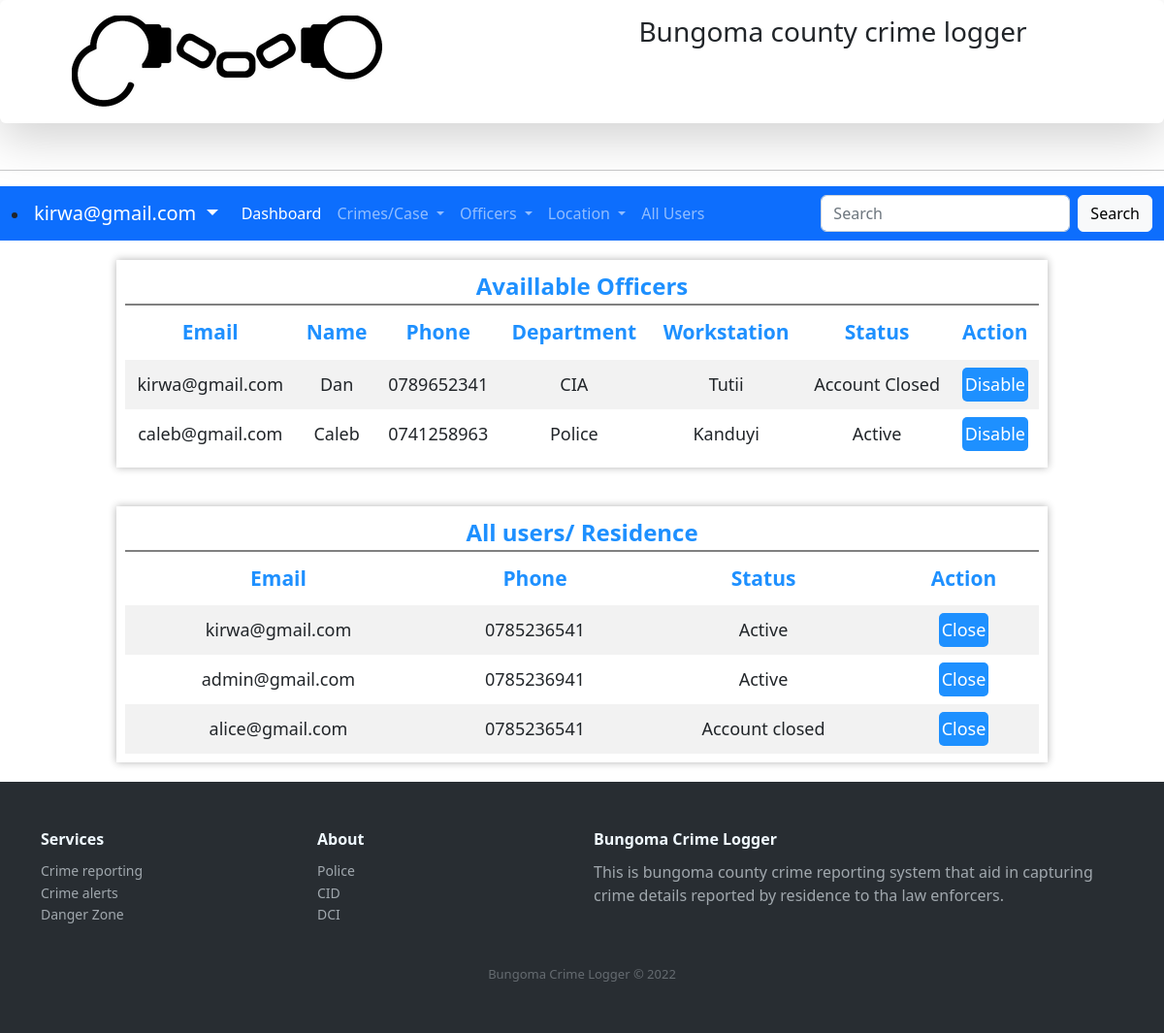
Page /systemusers.php (signed in) on the committed database.
### tables this page shows
CREATE TABLE IF NOT EXISTS `tblofficers` (
  `officerID` int(12) NOT NULL AUTO_INCREMENT,
  `firstname` varchar(255) NOT NULL,
  `othername` varchar(255) NOT NULL,
  `phone` varchar(255) NOT NULL,
  `email` varchar(255) NOT NULL,
  `gender` varchar(6) NOT NULL,
  `officernumber` int(12) NOT NULL,
  `departmentID` int(12) NOT NULL,
  `workstationID` int(12) NOT NULL,
  `dateadded` date NOT NULL,
  `dateupdated` date NOT NULL,
  `status` int(1) NOT NULL,
  PRIMARY KEY (`officerID`),
  KEY `derp` (`departmentID`),
  KEY `station` (`workstationID`)
);

CREATE TABLE IF NOT EXISTS `tbldepartment` (
  `departmentId` int(12) NOT NULL AUTO_INCREMENT,
  `departmentName` varchar(255) NOT NULL,
  `description` varchar(255) NOT NULL,
  `dateadded` date NOT NULL,
  `dateupdated` date NOT NULL,
  `status` int(1) NOT NULL,
  PRIMARY KEY (`departmentId`)
);

CREATE TABLE IF NOT EXISTS `tblworkstation` (
  `workstationID` int(12) NOT NULL AUTO_INCREMENT,
  `workstation` varchar(255) NOT NULL,
  `description` varchar(255) NOT NULL,
  `dateadded` date NOT NULL,
  `dateupdated` date NOT NULL,
  `departmentID` int(12) NOT NULL,
  `status` int(1) NOT NULL,
  PRIMARY KEY (`workstationID`),
  KEY `depwrok` (`departmentID`)
);

CREATE TABLE IF NOT EXISTS `tblresidence` (
  `residenceID` int(12) NOT NULL AUTO_INCREMENT,
  `residenceIdNumber` varchar(12) NOT NULL,
  `firstname` varchar(255) NOT NULL,
  `othername` varchar(255) NOT NULL,
  `gender` varchar(6) NOT NULL,
  `phone` varchar(255) NOT NULL,
  `email` varchar(255) NOT NULL,
  `countyID` int(12) NOT NULL,
  `consituencyID` int(12) NOT NULL,
  `wardID` int(12) NOT NULL,
  `village` varchar(255) NOT NULL,
  `photo` varchar(255) NOT NULL,
  `datecreated` date NOT NULL,
  `dateupdated` date NOT NULL,
  `status` int(1) NOT NULL,
  PRIMARY KEY (`residenceID`),
  UNIQUE KEY `email` (`email`),
  KEY `wardres` (`wardID`),
  KEY `countyres` (`countyID`),
  KEY `constres` (`consituencyID`)
);

### systemusers.php (the view, shortened to what this page needs)
<?php require_once('Connections/crimecon.php'); ?>
<?php
$maxRows_AllusersinSystem = 10;
$pageNum_AllusersinSystem = 0;
$startRow_AllusersinSystem = $pageNum_AllusersinSystem * $maxRows_AllusersinSystem;
$query_AllusersinSystem = "SELECT tblresidence.email, tblresidence.phone, tblresidence.status FROM tblresidence";
$query_limit_AllusersinSystem = sprintf("%s LIMIT %d, %d", $query_AllusersinSystem, $startRow_AllusersinSystem, $maxRows_AllusersinSystem);
$AllusersinSystem = mysql_query($query_limit_AllusersinSystem, $crimecon) or die(mysql_error());
$row_AllusersinSystem = mysql_fetch_assoc($AllusersinSystem);
$query_AllOfficers = "SELECT tblofficers.email, tblofficers.firstname, tblofficers.phone, tblofficers.status, tbldepartment.departmentName, tblworkstation.workstation FROM tblofficers, tblworkstation, tbldepartment WHERE tblworkstation.workstationID = tblofficers.workstationID AND tbldepartment.departmentId = tblofficers.departmentID";
$AllOfficers = mysql_query($query_AllOfficers, $crimecon) or die(mysql_error());
$row_AllOfficers = mysql_fetch_assoc($AllOfficers);
?>
<!DOCTYPE html PUBLIC "-//W3C//DTD XHTML 1.0 Transitional//EN" "http://www.w3.org/TR/xhtml1/DTD/xhtml1-transitional.dtd">
<html xmlns="http://www.w3.org/1999/xhtml">
<head>
<link rel="stylesheet" type="text/css" href="customcss/navigation.css">
<link rel="stylesheet" type="text/css" href="customcss/myelements.css">
<link rel="stylesheet" type="text/css" href="customcss/admin.css">
<link rel="stylesheet" type="text/css" href="customcss/popupanalysis.css">
<link rel="stylesheet" type="text/css" href="css/bootstrap.min.css">
<link rel="stylesheet" href="https://cdnjs.cloudflare.com/ajax/libs/ionicons/2.0.1/css/ionicons.min.css">
</head>
<body>
<nav class="shadow-lg p-3 mb-5 bg-body rounded">
   <div class="logoholder">
   	<div class="logo-holder">
   		<img src="assets/logo/logo.png">
   	</div>
   	<div class="name-holder">
   		<h3>Bungoma county crime logger</h3>
   	</div>
   </div>
   </nav>
   <hr>
      <nav class="navbar navbar-expand-lg navbar-dark bg-primary">
  <div class="container-fluid">
      <li class="nav-item dropdown">
          <a class="navbar-brand dropdown-toggle" href="#" id="navbarDropdown" role="button" data-bs-toggle="dropdown" aria-expanded="false">
            <?php echo $_SESSION['username'] ?>
          </a>
        </li>
    <div class="collapse navbar-collapse" id="navbarSupportedContent">
      <ul class="navbar-nav me-auto mb-2 mb-lg-0">
      	<li class="nav-item">
          <a class="nav-link active" href="dashboardadmin.php">Dashboard</a>
        </li>
        <li class="nav-item dropdown">
          <a class="nav-link dropdown-toggle" href="#" id="navbarDropdown" role="button" data-bs-toggle="dropdown" aria-expanded="false">
            Crimes/Case
          </a>
        </li>
        <li class="nav-item dropdown">
          <a class="nav-link dropdown-toggle" href="#" id="navbarDropdown" role="button" data-bs-toggle="dropdown" aria-expanded="false">
            Officers
          </a>
        </li>
        <li class="nav-item dropdown">
          <a class="nav-link dropdown-toggle" href="#" id="navbarDropdown" role="button" data-bs-toggle="dropdown" aria-expanded="false">
            Location
          </a>
        </li>
        <li class="nav-item">
          <a class="nav-link" href="systemusers.php">All Users</a>
        </li>
      </ul>
      <form class="d-flex">
        <input class="form-control me-2" type="search" placeholder="Search" aria-label="Search">
        <button class="btn btn-light" type="submit">Search</button>
      </form>
    </div>
  </div>
</nav>
<div class="scroll-table">
  <div class="table-holder">
    <div class="table-caption">
      <label class="largeText dodgerblueText">Availlable Officers <span></span></label>
    </div>
<table>
  <thead>
  <tr>
    <th>Email</th>
    <th>Name</th>
    <th>Phone</th>
    <th>Department</th>
    <th>Workstation</th>
    <th>Status</th>
    <th>Action</th>
  </tr>
  </thead>
  <tbody>
  <?php do { ?>
    <tr>
      <td><?php echo $row_AllOfficers['email']; ?></td>
      <td><?php echo $row_AllOfficers['firstname']; ?></td>
      <td><?php echo $row_AllOfficers['phone']; ?></td>
      <td><?php echo $row_AllOfficers['departmentName']; ?></td>
      <td><?php echo $row_AllOfficers['workstation']; ?></td>
      <td><?php  if ($row_AllOfficers['status'] == 1){
         echo "Active";
      }else{
        echo "Account Closed";
      }
    ?></td>
    <td>
      <form action="officerregistration.php" method="POST" name="formdiasbleofficer" id="disableoffiser1"> <button class="myActionbutton" value="<?php echo $row_AllOfficers['email']; ?>" name="btndisableofficer">Disable</button>
      </form>
    </td>
    </tr>
    <?php } while ($row_AllOfficers = mysql_fetch_assoc($AllOfficers)); ?>
    </tbody>
</table>
</div>
</div>
<div class="scroll-table">
  <div class="table-holder">
    <div class="table-caption">
      <label class="largeText dodgerblueText">All users/ Residence <span></span></label>
    </div>
    <table>
      <thead>
  <tr>
    <th>Email</th>
    <th>Phone</th>
    <th>Status</th>
    <th>Action</th>
  </tr>
  </thead>
  <tbody>
 <?php do { ?>
          <tr>
            <td><?php echo $row_AllusersinSystem['email']; ?></td>
            <td><?php echo $row_AllusersinSystem['phone']; ?></td>
            <td><?php if ($row_AllusersinSystem['status'] == 1) {
            	echo "Active";
            }else{
            	echo "Account closed";
            } ?></td>
            <td><form action="systemusers.php" method="POST" name="formclosecrime" id="closecrime1"> <button class="myActionbutton" value="<?php echo $row_AllusersinSystem['email']; ?>" name="btndelete">Close</button>
      </form></td>
          </tr>
          <?php } while ($row_AllusersinSystem = mysql_fetch_assoc($AllusersinSystem)); ?>
    </tbody>
</table>
  </div>
  </div>
<div class="footer-dark">
        <footer>
            <div class="container">
                <div class="row">
                    <div class="col-sm-6 col-md-3 item">
                        <h3>Services</h3>
                        <ul>
                            <li><a href="#">Crime reporting</a></li>
                            <li><a href="#">Crime alerts</a></li>
                            <li><a href="#">Danger Zone </a></li>
                        </ul>
                    </div>
                    <div class="col-sm-6 col-md-3 item">
                        <h3>About</h3>
                        <ul>
                            <li><a href="#">Police</a></li>
                            <li><a href="#">CID</a></li>
                            <li><a href="#">DCI</a></li>
                        </ul>
                    </div>
                    <div class="col-md-6 item text">
                        <h3>Bungoma  Crime Logger</h3>
                        <p>This is bungoma county crime reporting system that aid in capturing crime details reported by residence to tha law enforcers.</p>
                    </div>
                </div>
                <p class="copyright">Bungoma  Crime Logger &copy; 2022</p>
            </div>
        </footer>
    </div>
</body>
</html>

### customcss/navigation.css (style rules this page uses)
.logoholder { display: flex; }
.logo-holder { width: 50%; padding-left: 5%; }
.name-holder { width: 50%; padding-left: 5%; }
.footer-dark { padding:50px 0; color:#f0f9ff; background-color:#282d32; }
.footer-dark h3 { margin-top:0; margin-bottom:12px; font-weight:bold; font-size:16px; }
.footer-dark ul { padding:0; list-style:none; line-height:1.6; font-size:14px; margin-bottom:0; }
.footer-dark ul a { color:inherit; text-decoration:none; opacity:0.6; }
.footer-dark .item.text { margin-bottom:36px; }
.footer-dark .item.text p { opacity:0.6; margin-bottom:0; }
.footer-dark .copyright { text-align:center; padding-top:24px; opacity:0.3; font-size:13px; margin-bottom:0; }

### customcss/myelements.css (style rules this page uses)
.myActionbutton { padding: 4px 3px; background: dodgerblue; color: white; font-size: 18px; border-radius: 5px; outline: none; border: none; }
.largeText { font-size: 24px; font-weight: bold; }
.dodgerblueText { color: dodgerblue; }
.scroll-table { overflow: hidden; overflow-x: scroll; }
.table-holder { background: #fff; width: 80%; min-width: 750px; margin-left: 10%; border: 1px solid #fff; box-shadow: 0 0 0.5rem 0 rgba(0 ,0,0,0.3); padding: 8px; margin-top: 20px; margin-bottom: 20px; }
.table-caption { display: flex; justify-content: center; width: 100%; border-bottom: 2px solid grey; }
.table-holder table { width: 100%; }
.table-holder thead { color: dodgerblue; font-size: 21px; text-align: center; background-color: #fff; }
.table-holder th { padding: 12px 8px; }
.table-holder td { text-align: center; font-size: 18px; padding: 8px 6px; }
.table-holder tbody tr:nth-child(odd) { background-color: #f2f2f2; }

### systemusers.php (style rules this page uses)
.myActionbutton { background: dodgerblue; color: white; font-size: 18px; border-radius: 5px; outline: none; border: none; }

### rows in the picture
tblofficers: email "kirwa@gmail.com", firstname "Dan", phone "0789652341", departmentID.departmentName "CIA", workstationID.workstation "Tutii", status "Account Closed"
tblofficers: email "caleb@gmail.com", firstname "Caleb", phone "0741258963", departmentID.departmentName "Police", workstationID.workstation "Kanduyi", status "Active"
tblresidence: email "kirwa@gmail.com", phone "0785236541", status "Active"
tblresidence: email "admin@gmail.com", phone "0785236941", status "Active"
tblresidence: email "alice@gmail.com", phone "0785236541", status "Account closed"

### other values in the picture
$_SESSION['username'] "kirwa@gmail.com"
